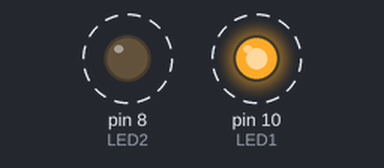
Recording of a sketch running on a simulated Arduino Uno, built with avr-gcc and run on an emulated ATmega328P. Parts: output pins drawn as LEDs (lit = HIGH). Dashed ring = blinking.

Above: at 0.05 s.
Timing chart, 0 to 3.0 s (numbered marks = the images above):
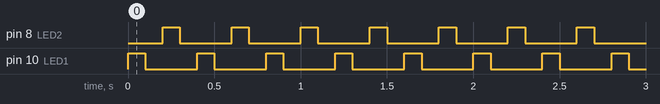

The sketch:

1.ino
```cpp
int LED1 = 10;
int LED2 = 8;

void setup() {
   pinMode (LED1, OUTPUT);
   pinMode (LED2, OUTPUT);
}

void loop() {
  digitalWrite(LED1, HIGH);   // turn the LED on (HIGH is the voltage level)
  delay(100);                       // wait for a second
  digitalWrite(LED1, LOW);    // turn the LED off by making the voltage LOW
  delay(100);

  digitalWrite(LED2, HIGH);   // turn the LED on (HIGH is the voltage level)
  delay(100);                       // wait for a second
  digitalWrite(LED2, LOW);    // turn the LED off by making the voltage LOW
  delay(100);
}
```

Measured:
- by itself, pin 8 (LED2), pin 10 (LED1): alternates HIGH for 0.10 s and LOW for 0.30 s
